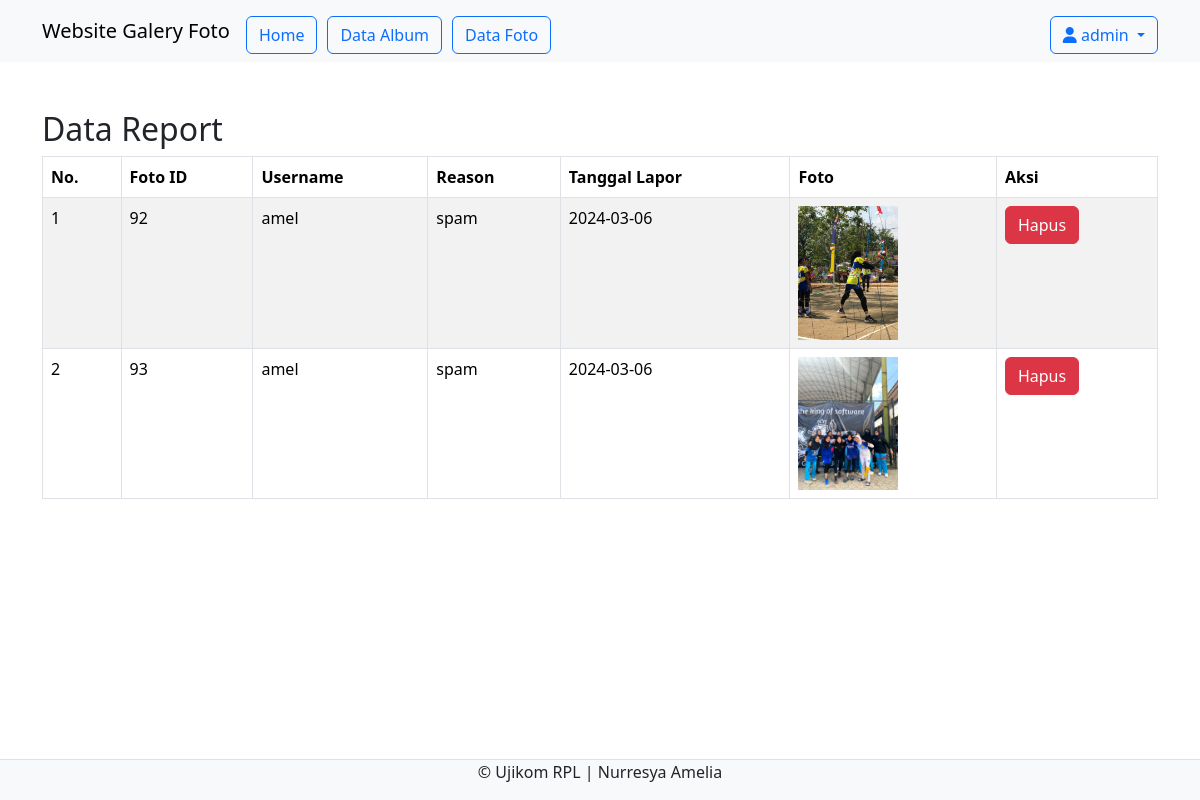
The app's page /Admin/laporan.php with its own data.
### tables this page shows
CREATE TABLE `report` (
  `fotoid` int(11) NOT NULL,
  `Username` varchar(255) NOT NULL,
  `reason` text NOT NULL,
  `TanggalLapor` date NOT NULL
);

CREATE TABLE `foto` (
  `fotoid` int(11) NOT NULL,
  `judulfoto` varchar(255) NOT NULL,
  `deskripsifoto` text NOT NULL,
  `tanggalunggah` date NOT NULL,
  `lokasifile` varchar(255) NOT NULL,
  `AlbumID` int(11) NOT NULL,
  `userID` int(11) NOT NULL
);

### Admin/laporan.php (the view, shortened to what this page needs)
<?php
$servername = "localhost";
$username_db = "root";
$password_db = "";
$database = "db_galery";
$conn = new mysqli($servername, $username_db, $password_db, $database);
$sql = "SELECT r.fotoid, r.Username, r.reason, r.TanggalLapor, f.lokasifile
        FROM report r
        JOIN foto f ON r.fotoid = f.fotoid";
$result = $conn->query($sql);
$username = "admin";
?>
<!DOCTYPE html>
<html lang="en">
<head>
    <link rel="stylesheet" type="text/css" href="../assets/css/bootstrap.min.css">
    <link rel="stylesheet" href="https://cdnjs.cloudflare.com/ajax/libs/font-awesome/6.5.1/css/all.min.css" />
</head>
<body>
<nav class="navbar navbar-expand-lg bg-body-tertiary">
  <div class="container">
    <a class="navbar-brand" href="index.php">Website Galery Foto</a>
    <div class="collapse navbar-collapse mt-2"  id="navbarNavAltMarkup">
      <div class="navbar-nav me-auto">
        <a href="home.php" class="btn btn-outline-primary">Home</a>
        <a href="album.php" class="btn btn-outline-primary">Data Album</a>
        <a href="foto.php" class="btn btn-outline-primary">Data Foto</a>
      </div>
      <div class="navbar-nav ms-auto">
          <div class="dropdown">
              <button class="btn btn-outline-primary dropdown-toggle" type="button" id="dropdownMenuButton" data-bs-toggle="dropdown" aria-expanded="false">
                  <i class="fas fa-user"></i> <?php echo $username; ?>
              </button>
          </div>
      </div>
    </div>
  </div>
</nav>
<div class="container mt-5">
    <div class="row">
        <div class="col-md-12">
            <h2>Data Report</h2>
            <table class="table table-striped table-bordered">
                <thead class="thead-dark">
                <tr>
                    <th>No.</th>
                    <th>Foto ID</th>
                    <th>Username</th>
                    <th>Reason</th>
                    <th>Tanggal Lapor</th>
                    <th>Foto</th>
                    <th>Aksi</th>
                </tr>
                </thead>
                <tbody>
                <?php
                if ($result && $result->num_rows > 0) {
                    $count = 1;
                    while ($d = $result->fetch_assoc()) {
                        $username = $d['Username'];
                        echo "<tr>";
                        echo "<td>" . $count . "</td>";
                        echo "<td>" . $d['fotoid'] . "</td>";
                        echo "<td>" . $username . "</td>";
                        echo "<td>" . $d['reason'] . "</td>";
                        echo "<td>" . $d['TanggalLapor'] . "</td>";
                        $foto_path = "../assets/img/" . $d['lokasifile'];
                        if (file_exists($foto_path)) {
                            echo "<td><img src='" . $foto_path . "' style='max-width: 100px;' /></td>";
                        } else {
                            echo "<td>Foto tidak ditemukan</td>";
                        }
                        echo "<td><button class='btn btn-danger' onclick='hapusFoto(\"" . $d['fotoid'] . "\", \"" . $d['lokasifile'] . "\")'>Hapus</button></td>";
                        echo "</tr>";
                        $count++;
                    }
                } else {
                    echo "<tr><td colspan='7'>Tidak ada data report</td></tr>";
                }
                ?>
                </tbody>
            </table>
        </div>
    </div>
</div>
<footer class="d-flex justify-content-center border-top mt-3 bg-light fixed-bottom">
    <p>&copy; Ujikom RPL | Nurresya Amelia</p>
  </footer>
</body>
</html>

### records on screen
report: fotoid "92", Username "amel", reason "spam", TanggalLapor "2024-03-06", foto.lokasifile (picture)
report: fotoid "93", Username "amel", reason "spam", TanggalLapor "2024-03-06", foto.lokasifile (picture)

### other values on screen
$username "admin"
